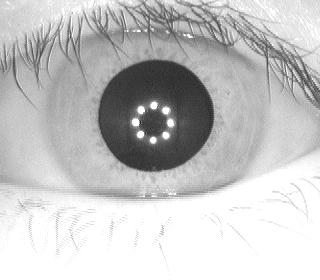
#> input picture images/S1001L01.jpg, 320 x 280 px
$ python -i iris_processing.py   (imports and definitions only)   (older library calls are emulated)
#> lines starting #> are read from the running program, lines starting #| are printed output that depends on the picture; after the words box and inside, x2 and y2 are one past the last pixel; in counts of white or black regions, pixels touching at a corner belong together
import cv2, os, numpy as np

def getCircles(image, param1, param2, minDist, minRadius, maxRadius):
	img = image.copy()

	circles = None
	while circles is None:
		circles = cv2.HoughCircles(img, cv2.HOUGH_GRADIENT, dp=2, minDist=minDist, param1=param1, param2=param2, minRadius=minRadius, maxRadius=maxRadius)
		param2 -= 1
	return circles

def getPupil(image, param1, param2, minDist, minRadius, maxRadius):
	img = image.copy()
	circles = np.uint16(np.around(getCircles(img, param1, param2, minDist, minRadius, maxRadius)))
	max_radius = 0
	max_center = (0,0)

	for i in circles[0, :]:
		centro = (i[0], i[1])
		raggio = i[2]
		if raggio > max_radius:
			max_radius = raggio
			max_center = centro
	#return max_center, (max_radius-10)
	return max_center, max_radius

def preProcessing_pupil_image(img, blur, threshold_value):
	image = img.copy()
	_, edges = cv2.threshold(image, threshold_value, 255, cv2.THRESH_BINARY)
	kernel = np.ones((3,3),np.uint8)
	img_eroded = cv2.erode(edges, kernel, iterations = 7)
	res = cv2.GaussianBlur(img_eroded, blur, 0)
	return res

def not_iris_mask(pupil_center, iris_center, pupil_radius, iris_radius, frame):
	img = frame.copy()
	cv2.circle(img, pupil_center, pupil_radius, (0, 0, 0), -1)
	mask = np.zeros_like(img)
	cv2.circle(mask, iris_center, iris_radius, (255,255,255), -1)
	img = cv2.bitwise_and(img, mask)
	return img

def normalizeWithPolarCoordinates(image, center, pupil_radius, iris_radius):
	img = image.copy()
	# Crea una griglia di angoli e raggi
	radii = np.linspace(pupil_radius, iris_radius, 100)  	# height proportional to radius difference
	angles = np.arange(0, 2*np.pi, 2*np.pi/400)						# width proportional to iris circumference

	unwrapped_img = np.zeros((radii.size, angles.size))
	for i in range(radii.size):
		for j in range(angles.size):
			#l'errore è qua, nella parte int(center[1] + radii[i]*np.sin(angles[j]))
			x = int(center[1] + radii[i]*np.sin(angles[j]))
			y = int(center[0] + radii[i]*np.cos(angles[j]))
			if (x >= 280):
				x = 279
			if y >= 320:
				y = 319
			unwrapped_img[i, j] = img[x, y]
	return unwrapped_img

def eyelid_and_eyelashes_mask_after_normalization(img):
	mask = np.zeros_like(img)
	mask[:,:] = 255
	mean = cv2.mean(img)[0]
	mask[img < (mean-40)] = 0

	mask2 = np.zeros_like(img)
	mask2[:,:] = 255
	mask2[img > 230] = 0
	mask2 = cv2.erode(mask2, np.ones((3,3), np.uint8), iterations=1)

	return cv2.bitwise_and(mask, mask2)

def getTemplate(image):
	frame = cv2.cvtColor(image, cv2.COLOR_BGR2GRAY)
	preProcessed_image_for_pupil = preProcessing_pupil_image(frame, threshold_value=90, blur=(15,15))
	pupil_center, pupil_radius = getPupil(preProcessed_image_for_pupil, param1=50, param2=400, minDist=0.5, minRadius=15, maxRadius=70)

	iris_radius = int(pupil_radius + 45)
	iris_center = pupil_center

	partial_iris = not_iris_mask(pupil_center, iris_center, pupil_radius, iris_radius, frame)

	normalized_iris = normalizeWithPolarCoordinates(partial_iris, iris_center, pupil_radius, iris_radius)
	normalized_iris = normalized_iris.astype('uint8')

	eyelid_mask_ = eyelid_and_eyelashes_mask_after_normalization(normalized_iris)
	final_iris = cv2.bitwise_and(normalized_iris, normalized_iris, mask=eyelid_mask_)
	final_iris = enhance_img(final_iris)

	#lbp =  calculate_lbp(final_iris)
	hist = calculate_histograms(final_iris)
	key = cv2.waitKey(0)
	if key == 27:
		cv2.destroyAllWindows()
	return hist
	#return feature_extraction_pca(final_iris)

def calculate_histograms(img):
	n, m = 20, 1
	h, w = img.shape
	cell_h, cell_w = h // n, w // m
	histograms = []
	for i in range(n):
		for j in range(m):
			cell = img[i*cell_h:(i+1)*cell_h, j*cell_w:(j+1)*cell_w]
			cell = calculate_lbp(cell)
			hist = cv2.calcHist([cell], [0], None, [256], [0, 256])
			for k in hist:
				histograms.append(k[0])
	return histograms

def enhance_img(img):
	return cv2.equalizeHist(img)

def calculate_lbp(img, P=8, R=1):
    # Inizializza l'immagine LBP
    lbp = np.zeros_like(img)

    # Calcola LBP
    for i in range(R, img.shape[0]-R):
        for j in range(R, img.shape[1]-R):
            # Ottieni il pixel centrale e i suoi vicini
            center = img[i, j]
            neighbors = [img[i+int(R*np.sin(2*np.pi*p/P)), j+int(R*np.cos(2*np.pi*p/P))] for p in range(P)]

            # Calcola il LBP
            lbp[i, j] = sum([2**p if neighbors[p] >= center else 0 for p in range(P)])
    return lbp

# Processed image save functions
def saveDataset(dataset, images_folder):
	if not os.path.exists('template'): os.mkdir('template')

	for object in dataset:
		# Creating folder and saving all templates into it
		if not os.path.exists(f'template/{object[:-2]}'): os.mkdir(f'template/{object[:-2]}')
		if not os.path.exists(f'template/{object}'): os.mkdir(f'template/{object}')
		for image in dataset[object]:
			if os.path.exists(f'template/{object}/{image[:-4]}.npy'): continue
			template = getTemplate(cv2.imread(f"{images_folder}/{object}/{image}")).flatten()
			np.save(f"template/{object}/{image[:-4]}", template)

def saveTemplate(template, path):
	items = path.split('/')

	if not os.path.exists(items[0]): os.mkdir(items[0])
	if not os.path.exists(f'{items[0]}/{items[1]}'): os.mkdir(f'{items[0]}/{items[1]}')
	if not os.path.exists(f'{items[0]}/{items[1]}/{items[2]}'): os.mkdir(f'{items[0]}/{items[1]}/{items[2]}')

	np.save(path, template)

# [41 lines of commented-out code are left out]

>>> import cv2
>>> picture = cv2.imread('images/S1001L01.jpg')
#> picture is the input picture: shape (280, 320, 3); min 34, max 255, mean 195.7
>>> result = getTemplate(picture)
#> in preProcessing_pupil_image, `_, edges = cv2.threshold(image, threshold_value, 255, cv2.THRESH_BINARY)`:
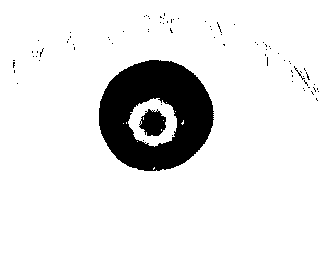
#> edges: shape (280, 320); 90% white; 81 black regions (78 under 20 px), largest, box (x1, y1, x2, y2) and area: (99, 60, 214, 171) 8217, (139, 109, 166, 136) 511, (294, 66, 305, 80) 21
#> in preProcessing_pupil_image, `img_eroded = cv2.erode(edges, kernel, iterations = 7)`: img_eroded: shape (280, 320); 76.9% white; 8 black regions, largest, box (x1, y1, x2, y2) and area: (92, 53, 221, 178) 13338, (248, 35, 320, 108) 2372, (137, 6, 186, 40) 1324
#> in preProcessing_pupil_image, `res = cv2.GaussianBlur(img_eroded, blur, 0)`:
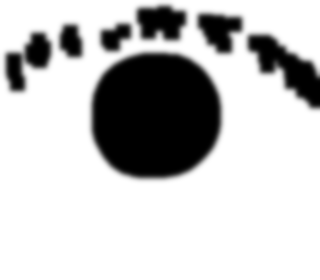
#> res: shape (280, 320); min 0, max 255, mean 196.1
#> after the loop in getCircles, `while circles is None:`: param2 = 142
#> in getPupil, `circles = np.uint16(np.around(getCircles(img, param1, param2, minDist,..`: circles = [[155, 115, 65]]
#> the loop in getPupil, `for i in circles[0, :]:` made 1 pass
#> (raggio, max_radius, max_center) on pass 1: (65, 65, (155, 115))
#> after the loop in getPupil, `for i in circles[0, :]:`: max_radius = 65
#> in getTemplate, `pupil_center, pupil_radius = getPupil(preProcessed_image_for_pupil, pa..`: pupil_center = (155, 115); pupil_radius = 65
#> in getTemplate, `iris_radius = int(pupil_radius + 45)`: iris_radius = 110
#> in getTemplate, `iris_center = pupil_center`: iris_center = (155, 115)
#> in not_iris_mask, `cv2.circle(img, pupil_center, pupil_radius, (0, 0, 0), -1)`: img: shape (280, 320); min 0, max 255, mean 180.9
#> in not_iris_mask, `cv2.circle(mask, iris_center, iris_radius, (255,255,255), -1)`:
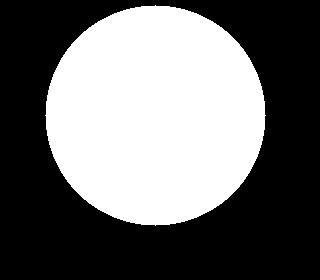
#> mask: shape (280, 320); 42.4% white; 1 white region, box (x1, y1, x2, y2) and area: (45, 5, 266, 226) 37981
#> in not_iris_mask, `img = cv2.bitwise_and(img, mask)`:
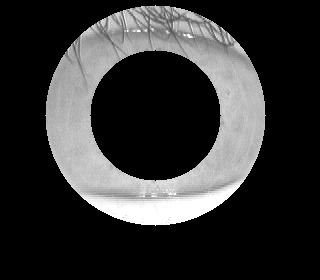
#> img: shape (280, 320); min 0, max 255, mean 51.3
#> after the loop in normalizeWithPolarCoordinates, `for i in range(radii.size):`:
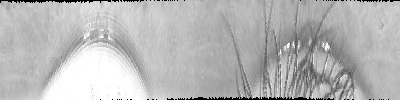
#> unwrapped_img: shape (100, 400) float64; min 0, max 255, mean 182.7
#> in eyelid_and_eyelashes_mask_after_normalization, `mean = cv2.mean(img)[0]`: mean = 182.7
#> in getTemplate, `eyelid_mask_ = eyelid_and_eyelashes_mask_after_normalization(normalize..`:
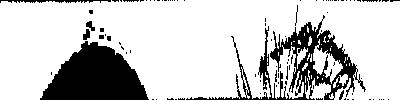
#> eyelid_mask_: shape (100, 400); 79.4% white; 90 black regions (80 under 20 px), largest, box (x1, y1, x2, y2) and area: (40, 41, 149, 100) 4104, (186, 15, 366, 100) 3402, (0, 0, 111, 3) 202
#> in enhance_img, `return cv2.equalizeHist(img)`:
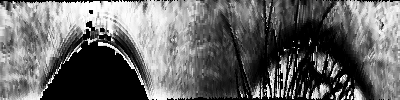
#> returned value: shape (100, 400); min 0, max 255, mean 103.2
#> after the loop in calculate_histograms, `for i in range(n):`: histograms = 5120 values, max 806 at index 0, min 0 at index 1, mean 7.81
#> in getTemplate, `hist = calculate_histograms(final_iris)`: hist has the same summary as histograms in calculate_histograms
#> (key Esc is pressed here)
#> result has the same summary as histograms in calculate_histograms

$ run again, on images/eye2.jpg
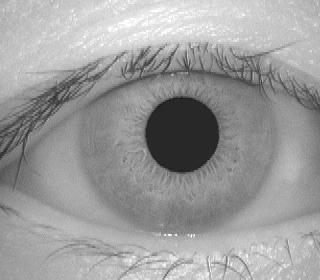
#> input picture images/eye2.jpg, 320 x 280 px
#> picture is the input picture: shape (280, 320, 3); min 19, max 255, mean 155.9
#> edges: shape (280, 320); 93% white; 104 black regions (90 under 20 px), largest, box (x1, y1, x2, y2) and area: (145, 96, 219, 174) 4494, (15, 76, 82, 182) 536, (0, 112, 27, 160) 283
#> img_eroded: shape (280, 320); 77.6% white; 3 black regions, box (x1, y1, x2, y2) and area: (0, 44, 320, 189) 13139, (138, 89, 226, 181) 6820, (0, 200, 10, 215) 150
#> after the loop in getCircles, `while circles is None:`: param2 = 111
#> circles = [[179, 135, 46]]
#> the loop in getPupil, `for i in circles[0, :]:` made 1 pass
#> (raggio, max_radius, max_center) on pass 1: (46, 46, (179, 135))
#> after the loop in getPupil, `for i in circles[0, :]:`: max_radius = 46
#> pupil_center = (179, 135); pupil_radius = 46
#> iris_radius = 91
#> iris_center = (179, 135)
#> mask: shape (280, 320); 29% white; 1 white region, box (x1, y1, x2, y2) and area: (88, 44, 271, 227) 25997
#> after the loop in normalizeWithPolarCoordinates, `for i in range(radii.size):`:
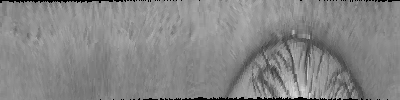
#> unwrapped_img: shape (100, 400) float64; min 0, max 215, mean 134.2
#> mean = 134.2
#> eyelid_mask_: shape (100, 400); 95% white; 102 black regions (94 under 20 px), largest, box (x1, y1, x2, y2) and area: (295, 31, 365, 100) 667, (233, 35, 279, 86) 279, (182, 87, 319, 100) 279
#> in enhance_img, `return cv2.equalizeHist(img)`:
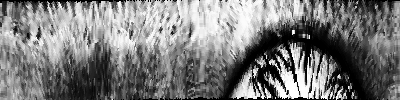
#> returned value: shape (100, 400); min 0, max 255, mean 123.7
#> after the loop in calculate_histograms, `for i in range(n):`: histograms = 5120 values, max 806 at index 0, min 0 at index 1, mean 7.81
#> hist has the same summary as histograms in calculate_histograms
#> result has the same summary as histograms in calculate_histograms

$ run again, on images/eye3.jpg
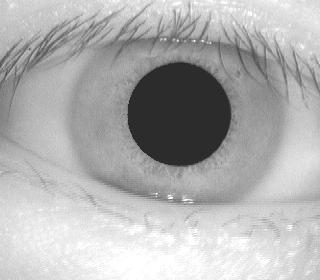
#> input picture images/eye3.jpg, 320 x 280 px
#> picture is the input picture: shape (280, 320, 3); min 22, max 255, mean 176.1
#> edges: shape (280, 320); 90.5% white; 21 black regions (20 under 20 px), largest, box (x1, y1, x2, y2) and area: (127, 62, 231, 167) 8417
#> img_eroded: shape (280, 320); 84.2% white; 5 black regions, box (x1, y1, x2, y2) and area: (120, 55, 238, 174) 11539, (230, 40, 267, 76) 989, (0, 52, 31, 83) 760, (30, 34, 57, 64) 669, (176, 32, 191, 47) 225
#> after the loop in getCircles, `while circles is None:`: param2 = 192
#> circles = [[177, 113, 61]]
#> the loop in getPupil, `for i in circles[0, :]:` made 1 pass
#> (raggio, max_radius, max_center) on pass 1: (61, 61, (177, 113))
#> after the loop in getPupil, `for i in circles[0, :]:`: max_radius = 61
#> pupil_center = (177, 113); pupil_radius = 61
#> iris_radius = 106
#> iris_center = (177, 113)
#> mask: shape (280, 320); 39.4% white; 1 white region, box (x1, y1, x2, y2) and area: (71, 7, 284, 220) 35265
#> after the loop in normalizeWithPolarCoordinates, `for i in range(radii.size):`:
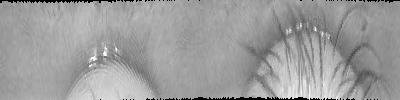
#> unwrapped_img: shape (100, 400) float64; min 0, max 255, mean 157.1
#> mean = 157.1
#> eyelid_mask_: shape (100, 400); 94.6% white; 116 black regions (99 under 20 px), largest, box (x1, y1, x2, y2) and area: (330, 21, 378, 91) 549, (192, 85, 320, 100) 331, (0, 0, 116, 3) 219
#> in enhance_img, `return cv2.equalizeHist(img)`:
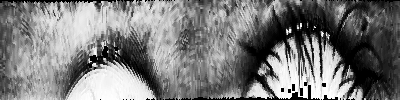
#> returned value: shape (100, 400); min 0, max 255, mean 122.8
#> after the loop in calculate_histograms, `for i in range(n):`: histograms = 5120 values, max 806 at index 0, min 0 at index 1, mean 7.81
#> hist has the same summary as histograms in calculate_histograms
#> result has the same summary as histograms in calculate_histograms

$ run again, on images/eye4.jpg
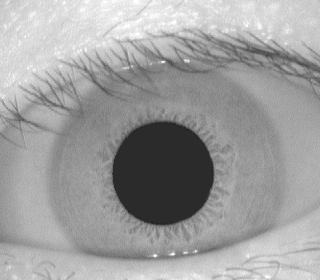
#> input picture images/eye4.jpg, 320 x 280 px
#> picture is the input picture: shape (280, 320, 3); min 30, max 255, mean 158.7
#> edges: shape (280, 320); 90.5% white; 13 black regions (10 under 20 px), largest, box (x1, y1, x2, y2) and area: (112, 121, 214, 225) 8368, (247, 49, 274, 59) 70, (297, 62, 309, 67) 22
#> img_eroded: shape (280, 320); 84.2% white; 5 black regions, box (x1, y1, x2, y2) and area: (105, 114, 221, 232) 11450, (240, 41, 320, 79) 1583, (159, 53, 180, 73) 390, (12, 109, 31, 128) 349, (95, 81, 114, 100) 343
#> after the loop in getCircles, `while circles is None:`: param2 = 127
#> circles = [[163, 167, 58]]
#> the loop in getPupil, `for i in circles[0, :]:` made 1 pass
#> (raggio, max_radius, max_center) on pass 1: (58, 58, (163, 167))
#> after the loop in getPupil, `for i in circles[0, :]:`: max_radius = 58
#> pupil_center = (163, 167); pupil_radius = 58
#> iris_radius = 103
#> iris_center = (163, 167)
#> mask: shape (280, 320); 37.2% white; 1 white region, box (x1, y1, x2, y2) and area: (60, 64, 267, 271) 33317
#> mean = 145.3
#> eyelid_mask_: shape (100, 400); 97.7% white; 85 black regions (79 under 20 px), largest, box (x1, y1, x2, y2) and area: (192, 71, 317, 100) 320, (0, 0, 126, 4) 266, (375, 0, 400, 2) 33, (91, 62, 96, 69) 29, (104, 66, 108, 73) 26, (319, 90, 327, 100) 23
#> in enhance_img, `return cv2.equalizeHist(img)`:
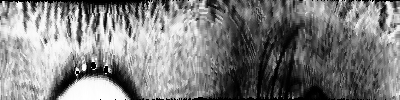
#> returned value: shape (100, 400); min 0, max 255, mean 127.3
#> after the loop in calculate_histograms, `for i in range(n):`: histograms = 5120 values, max 806 at index 0, min 0 at index 1, mean 7.81
#> hist has the same summary as histograms in calculate_histograms
#> result has the same summary as histograms in calculate_histograms
